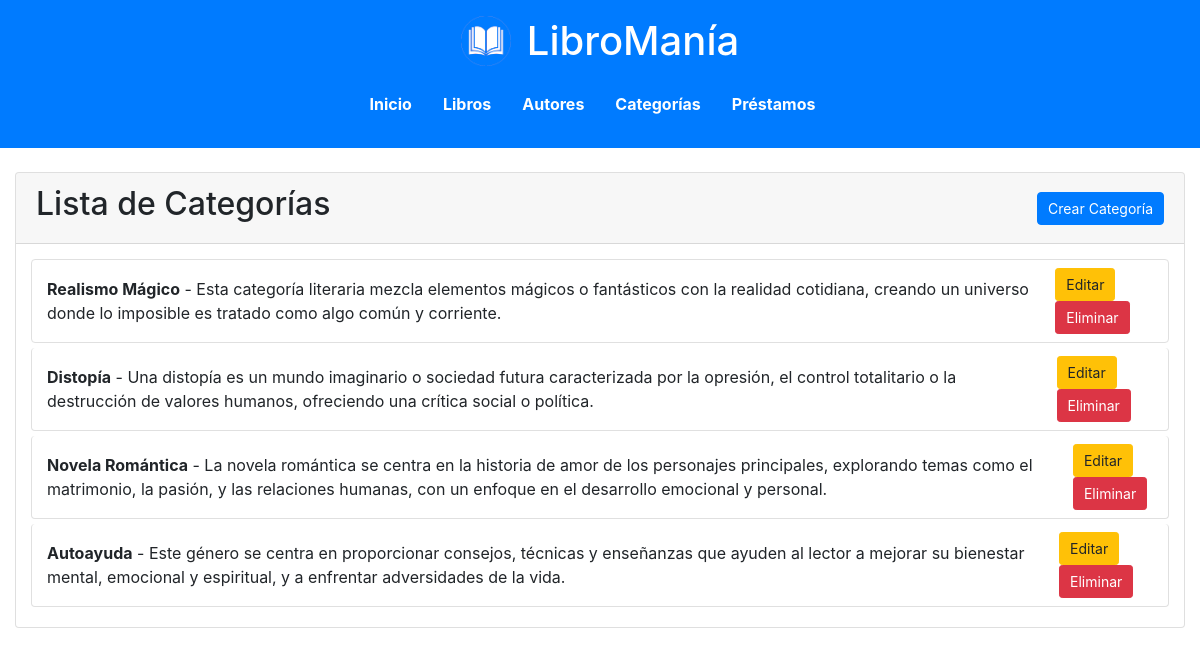
Page /lista_categorias/ on the committed database.
### biblioteca/models.py (models this page shows, shortened)
class Categoria(models.Model):
    nombre = models.CharField(max_length=100)  # Nombre de la categoría
    descripcion = models.TextField()  # Descripción de la categoría

### biblioteca/views.py (the view)
# urls.py: path('lista_categorias/', views.lista_categorias, name='lista_categorias'),  # Muestra la lista de categorías
def lista_categorias(request):
    categorias = Categoria.objects.all()
    return render(request, 'biblioteca/lista_categorias.html', {'categorias': categorias})

### templates/biblioteca/lista_categorias.html (shortened to what this page needs)
{% extends 'biblioteca/base.html' %}
{% block content %}
<div class="card mt-4">
    <div class="card-header d-flex justify-content-between align-items-center">
        <h2>Lista de Categorías</h2>
        <a href="{% url 'crear_categoria' %}" class="btn btn-primary">Crear Categoría</a>
    </div>
    <div class="card-body">
        {% if categorias %}
            <ul class="list-group">
            {% for categoria in categorias %}
                <li class="list-group-item d-flex justify-content-between align-items-center">
                    <div>
                        <strong>{{ categoria.nombre }}</strong> - {{ categoria.descripcion }}
                    </div>
                    <div>
                        <a href="{% url 'editar_categoria' categoria.id %}" class="btn btn-sm btn-warning">Editar</a>
                        <a href="{% url 'eliminar_categoria' categoria.id %}" class="btn btn-sm btn-danger">Eliminar</a>
                    </div>
                </li>
            {% endfor %}
            </ul>
        {% else %}
            <p class="text-dark">No hay categorías disponibles.</p>
        {% endif %}
    </div>
</div>
{% endblock %}

### static/styles.css (style rules this page uses)
.list-group-item { padding: 8px 15px; margin-bottom: 5px; border-radius: 4px; border: 1px solid #e0e0e0; display: flex; justify-content: space-between; align-items: center; gap: 10px; }
.btn { padding: 5px 10px; font-size: 14px; margin-left: 5px; }
.card-body { padding: 15px; }

### rows in the picture
Categoria: nombre "Realismo Mágico", descripcion "Esta categoría literaria mezcla elementos mágicos o fantásticos con la realidad cotidiana, creando un universo donde lo imposible es tratado como algo común y corriente."
Categoria: nombre "Distopía", descripcion "Una distopía es un mundo imaginario o sociedad futura caracterizada por la opresión, el control totalitario o la destrucción de valores humanos, ofreciendo una crítica social o política."
Categoria: nombre "Novela Romántica", descripcion "La novela romántica se centra en la historia de amor de los personajes principales, explorando temas como el matrimonio, la pasión, y las relaciones humanas, con un enfoque en el desarrollo emocional y personal."
Categoria: nombre "Autoayuda", descripcion "Este género se centra en proporcionar consejos, técnicas y enseñanzas que ayuden al lector a mejorar su bienestar mental, emocional y espiritual, y a enfrentar adversidades de la vida."
